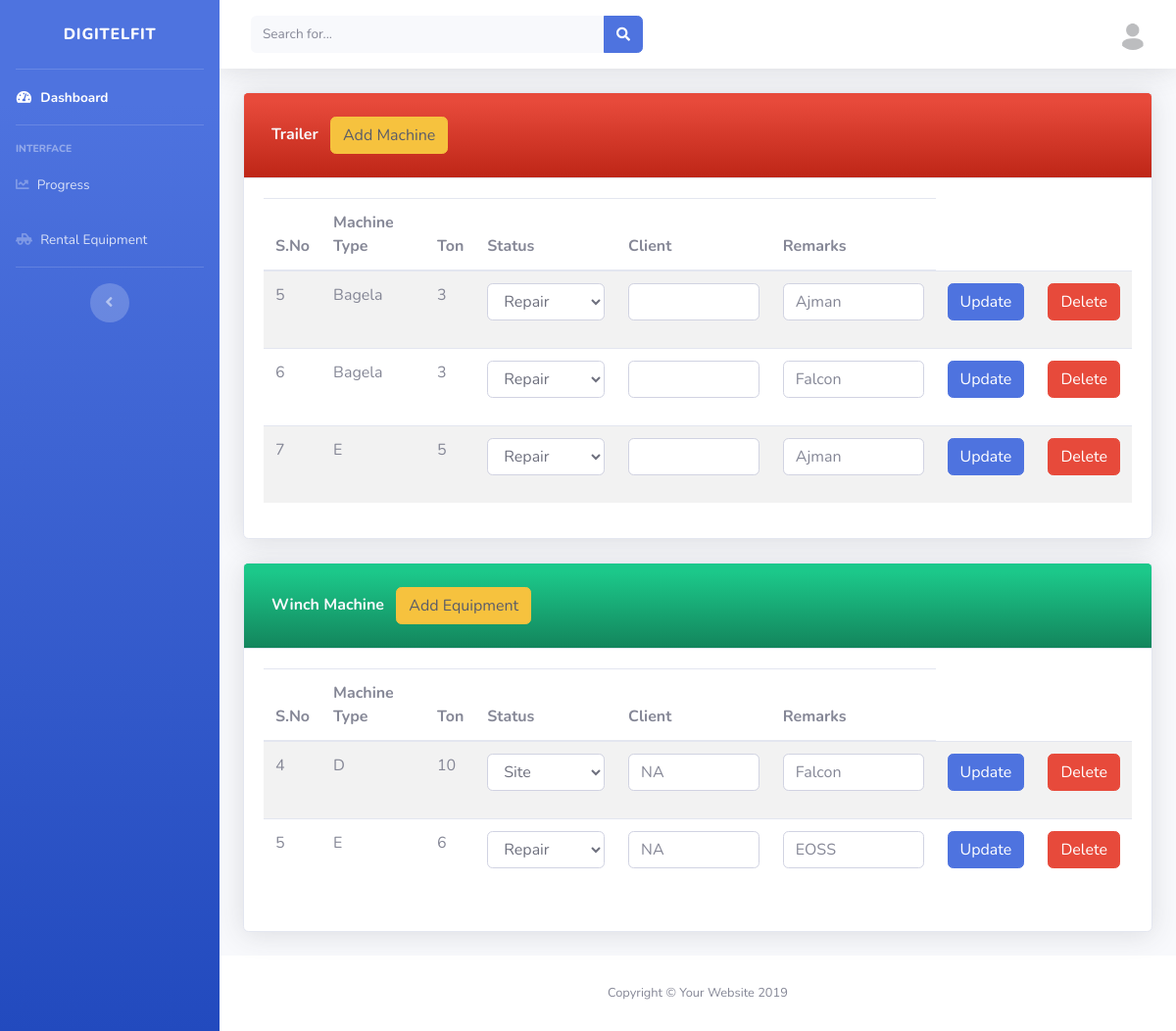
Page /production/rental.php on the committed database.
### tables this page shows
CREATE TABLE `trailrent` (
  `mID` int(11) NOT NULL,
  `MachType` varchar(255) NOT NULL,
  `ton` int(11) DEFAULT NULL,
  `status` varchar(255) DEFAULT NULL,
  `Client` varchar(255) DEFAULT NULL,
  `Remarks` varchar(255) DEFAULT NULL
);

CREATE TABLE `winchrent` (
  `mID` int(11) NOT NULL,
  `MachType` varchar(255) NOT NULL,
  `ton` int(11) DEFAULT NULL,
  `status` varchar(255) DEFAULT NULL,
  `Client` varchar(255) DEFAULT NULL,
  `Remarks` varchar(255) DEFAULT NULL
);

### production/rental.php (the view, shortened to what this page needs)
<?php
    include('includes/header.php');
    include('includes/navbar.php');
    include('includes/dbh.inc.php');
?>
<div class="container-fluid">
    <div class="card shadow mb-4">
        <div class="card-header bg-gradient-danger py-3">
            <h6 class="m-2 font-weight-bold text-light">Trailer
                <button type="button" class=" text-dark mx-2 btn btn-warning" data-toggle="modal" data-target="#trailermodal">
                Add Machine
                </button>
            </h6>
        </div>
        <div class="card-body">
            <?php
            $query = "SELECT * FROM trailrent";
            $query_run = mysqli_query($conn,$query)
            ?>
            <table class="table table-striped">
                <thead>
                    <tr>
                    <th scope="col">S.No</th>
                    <th scope="col">Machine Type</th>
                    <th scope="col">Ton</th>
                    <th scope="col">Status</th>
                    <th scope="col">Client</th>
                    <th scope="col">Remarks</th>
                    </tr>
                </thead>
                <tbody>
                    <?php
                    if(mysqli_num_rows($query_run) > 0)
                    {
                        while($row = mysqli_fetch_assoc($query_run))
                        {
                            ?>
                    <tr>
                    <td><?php echo $row['mID'];?></td>
                    <td><?php echo $row['MachType'];?></td>
                    <td><?php echo $row['ton'];?></td>
                    <form action="includes/updateequip.inc.php?id=<?php echo $row['mID'];?>" method="POST">
                    <td>
                        <div class="form-group">
                            <select name="status" class="form-control">
                                <option value="" disabled selected hidden><?php echo $row['status'];?></option>
                            </select>
                        </div>
                    </td>
                    <td>
                    <div class="form-group">
                        <input type="text" name="client" class="form-control" placeholder="<?php echo $row['Client']; ?>">
                    </div>
                    </td>
                    <td>
                    <div class="form-group">
                        <input type="text" name="remark" class="form-control" placeholder="<?php echo $row['Remarks']; ?>">
                    </div>
                    </td>
                    <td>
                    <button type="submit" name="update-trail" class="btn btn-primary">Update</button>
                    </td>
                    </form>
                    <td>
                    <a class="btn btn-danger" href="includes/equipdelete.inc.php?delete=<?php echo $row['mID'];?>">Delete</a>
                    </td>
                    </tr>
                    <?php
                        }
                    }
                    else {
                        echo "No Record Found";
                        }
                    ?>
                </tbody>
            </table>
        </div>
    </div>
</div>
<div class="container-fluid">
    <div class="card shadow mb-4">
        <div class="card-header bg-gradient-success py-3">
            <h6 class="m-2 font-weight-bold text-light">Winch Machine
                <button type="button" class="btn btn-warning text-dark mx-2" data-toggle="modal" data-target="#winchmodal">
                Add Equipment
                </button>
            </h6>
        </div>
        <div class="card-body">
            <?php
            $query2 = "SELECT * FROM winchrent";
            $query_r = mysqli_query($conn,$query2)
            ?>
            <table class="table table-striped">
                <thead>
                <tr>
                    <th scope="col">S.No</th>
                    <th scope="col">Machine Type</th>
                    <th scope="col">Ton</th>
                    <th scope="col">Status</th>
                    <th scope="col">Client</th>
                    <th scope="col">Remarks</th>
                    </tr>
                </thead>
                <tbody>
                    <?php
                    if(mysqli_num_rows($query_r) > 0)
                    {
                        while($row1 = mysqli_fetch_assoc($query_r))
                        {
                            ?>
                    <tr>
                    <td><?php echo $row1['mID'];?></td>
                    <td><?php echo $row1['MachType'];?></td>
                    <td><?php echo $row1['ton'];?></td>
                    <form action="includes/updateequip.inc.php?id=<?php echo $row1['mID'];?>" method="POST">
                    <td>
                        <div class="form-group">
                            <select name="status" class="form-control">
                                <option value="" disabled selected hidden><?php echo $row1['status'];?></option>
                            </select>
                        </div>
                    </td>
                    <td>
                    <div class="form-group">
                        <input type="text" name="client" class="form-control" placeholder="<?php echo $row1['Client']; ?>">
                    </div>
                    </td>
                    <td>
                    <div class="form-group">
                        <input type="text" name="remark" class="form-control" placeholder="<?php echo $row1['Remarks']; ?>">
                    </div>
                    </td>
                    <td>
                    <button type="submit" name="update-winch" class="btn btn-primary">Update</button>
                    </td>
                    </form>
                    <td>
                    <a class="btn btn-danger" href="includes/equipdelete.inc.php?delete1=<?php echo $row1['mID'];?>">Delete</a>
                    </td>
                    </tr>
                    <?php
                        }
                    }
                    else {
                        echo "No Record Found";
                        }
                    ?>
                </tbody>
            </table>
        </div>
    </div>
</div>
<?php
      include("includes/footer.php");
?>

### rows in the picture
trailrent: mID "5", MachType "Bagela", ton "3", status "Repair", remark "Ajman"
trailrent: mID "6", MachType "Bagela", ton "3", status "Repair", remark "Falcon"
trailrent: mID "7", MachType "E", ton "5", status "Repair", remark "Ajman"
winchrent: mID "4", MachType "D", ton "10", status "Site", client "NA", remark "Falcon"
winchrent: mID "5", MachType "E", ton "6", status "Repair", client "NA", remark "EOSS"
